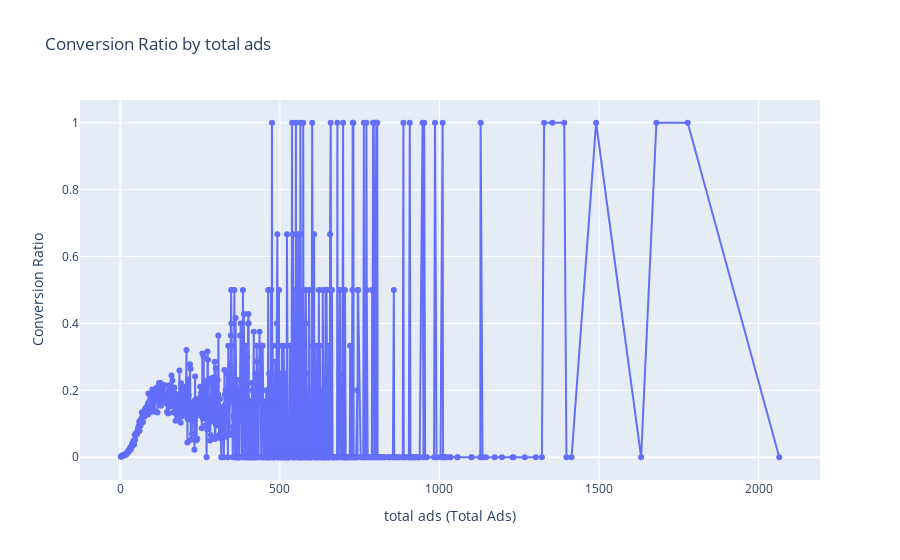

Notebook code for this chart:
### Markdown cell above
Even though tis logistic regression model is not well trained and can't be used to predic wich amount of ads can make more conversions, we can detect 0.000 p-values so we can assume that statistical significance is validated.

Further,there is going to be conducted a frequence analysis to detect wich levels of ads are relationed with bigger conversion ratios

### Code cell
ExposureVariables.plot_conversion_ratio_with_scroll_plotly(df_analysis,"total ads","converted")

### Figure 1 — Plotly figure (JSON) as saved in the notebook; plotly's stock layout.template omitted (floating-point values rounded to 4 significant figures; data arrays with more than 128 entries replaced by an {"elided": "..."} marker saying what was removed)
{"data": [{"hovertemplate": "total ads (Total Ads)=%{x}<br>Conversion Ratio=%{y}<extra></extra>", "legendgroup": "", "line": {"color": "#636efa", "dash": "solid"}, "marker": {"symbol": "circle"}, "mode": "markers+lines", "name": "", "orientation": "v", "showlegend": false, "type": "scatter", "x": {"elided": "803 int values"}, "xaxis": "x", "y": {"elided": "803 float values"}, "yaxis": "y"}], "layout": {"legend": {"tracegroupgap": 0}, "title": {"text": "Conversion Ratio by total ads"}, "xaxis": {"anchor": "y", "domain": [0, 1], "title": {"text": "total ads (Total Ads)"}}, "yaxis": {"anchor": "x", "domain": [0, 1], "title": {"text": "Conversion Ratio"}}}}
